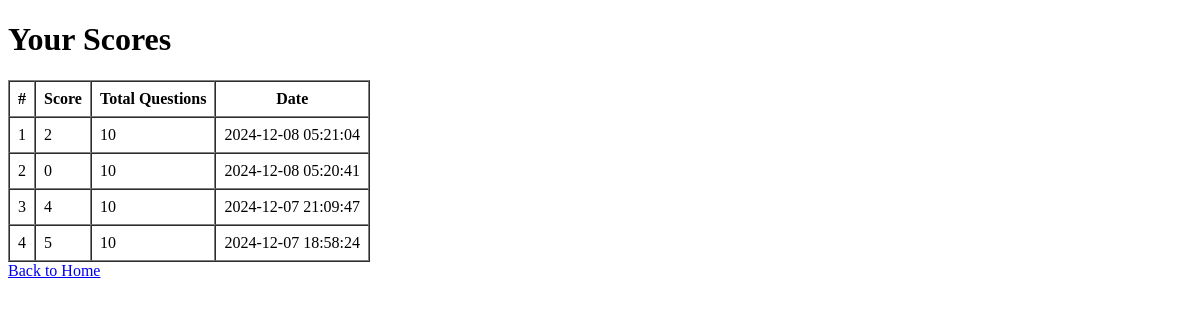
The app's page /scores (signed in), older data.
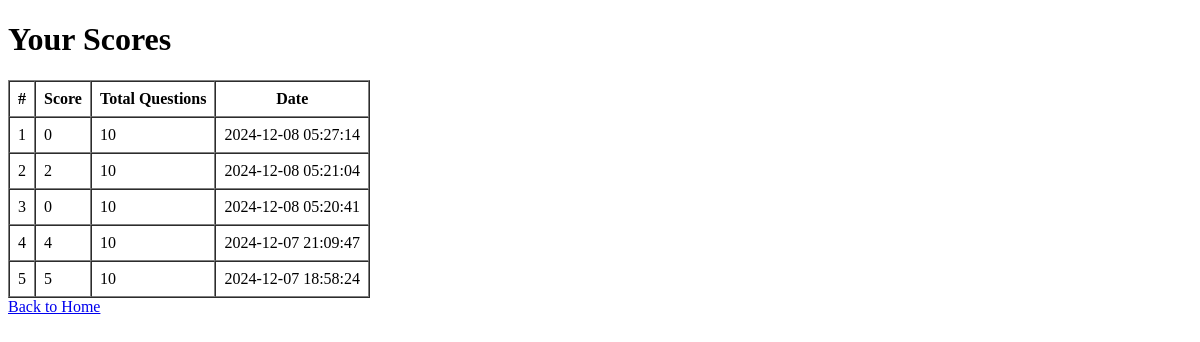
The same page, newer data.
### app.py (models this page shows)
class Score(db.Model):
    id = db.Column(db.Integer, primary_key=True)
    user_id = db.Column(db.Integer, db.ForeignKey('user.id'), nullable=False)
    score = db.Column(db.Integer, nullable=False)
    total_questions = db.Column(db.Integer, nullable=False)
    date = db.Column(db.DateTime, default=db.func.current_timestamp())

### app.py (the view)
@app.route('/scores')
@login_required
def scores():
    user_scores = Score.query.filter_by(user_id=current_user.id).order_by(Score.date.desc()).all()
    return render_template('scores.html', scores=user_scores)

### app.py (called while the page is built)
@login_manager.user_loader
def load_user(user_id):
    return User.query.get(int(user_id))

### templates/scores.html (shortened to what this page needs)
<!DOCTYPE html>
<html lang="en">
<head>
</head>
<body>
    <h1>Your Scores</h1>
    {% if scores and scores|length > 0 %}
        <table border="1" cellspacing="0" cellpadding="8">
            <thead>
                <tr>
                    <th>#</th>
                    <th>Score</th>
                    <th>Total Questions</th>
                    <th>Date</th>
                </tr>
            </thead>
            <tbody>
                {% for score in scores %}
                <tr>
                    <td>{{ loop.index }}</td>
                    <td>{{ score.score }}</td>
                    <td>{{ score.total_questions }}</td>
                    <td>{{ score.date.strftime('%Y-%m-%d %H:%M:%S') }}</td>
                </tr>
                {% endfor %}
            </tbody>
        </table>
    {% else %}
        <p>You have no scores yet. Try taking a quiz!</p>
    {% endif %}
    <a href="{{ url_for('home') }}">Back to Home</a>
</body>
</html>

Row changes from the older to the newer data that the page shows:
added Score: score "0", total_questions "10", date "2024-12-08 05:27:14"
